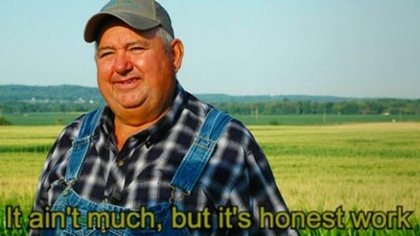
%> input picture lab02/task11_input.jpg, 420 x 236 px, shrunk from 640 x 360 before the run
$ octave main.m   (GNU Octave 9; MATLAB toolbox functions it lacks are replaced by stand-ins)
%> lines starting %> are read from the running program, lines starting %| are printed output that depends on the picture
### lab02/scalPowAlg.m
function [max_X, max_L] = scalPowAlg(A)
    [m, ~] = size(A);

    max_X = rand(m, 1); %initial eigenvector
    prev_max_X = max_X;
    err = 1;            %initial error value

    while err > 0.000001
        % update max value
        max_X = (A*max_X) / norm(A*max_X);

        % compute difference between actual and previous
        err = abs(norm(max_X) - norm(prev_max_X)) / norm(prev_max_X);
        prev_max_X = max_X;
    end

    % compute the largest eigenvalue
    max_L = (max_X'*A*max_X) / (max_X'*max_X);
end

### lab02/invPowAlg.m
function [min_X, min_L] = invPowAlg(A)
    [m, ~] = size(A);

    min_X = rand(m, 1); %initial eigenvector
    prev_min_X = min_X;
    err = 1;            %initial error value
    alpha = 0.1;

    while err > 0.000001
        % update min value
        v = (A-alpha * eye(m)) \ min_X;
        min_X = v / norm(v);

        % compute difference between actual and previous
        err = abs(norm(min_X) - norm(prev_min_X));
        prev_min_X = min_X;
    end

    % compute the lowest eigenvalue
    min_L = (min_X'*A*min_X)/(min_X'*min_X);
end

### lab02/basicIterQR.m
function [X, L] = basicIterQR(A)
    A_init = A;
    [m, ~] = size(A_init); %as we are dealing with square matrices
    Qr = eye(m);    %matrix prepared for the vector of eigenvectors
    for i = 1:1000
        [Q, R] = qr(A); %iterative QR factoization
        A = R * Q;      %computing A matrix for the next iteration
        Qr = Qr * Q;    %computing vector of eigenvectors
    end

    L = zeros(m);
    for i = 1:m         %cleaning up he eigenvalues
        L(i,i) = A(i,i);
    end
    X = Qr;
end

### lab02/shiftIterQR.m
function [X, L] = shiftIterQR(A)
    A_init = A;
    [m, ~] = size(A_init); %as we are dealing with square matrices
    sig = A(m,m);   %initial shift value
    Qr = eye(m);    %matrix prepared for the vector of eigenvectors
    for i = 1:1000
        [Q, R] = qr(A - sig * eye(m));  %iterative QR factoization
        A = R * Q + sig * eye(m);       %computing A matrix for the next iteration
        sig = A(m,m);   %updating shift value
        Qr = Qr * Q;    %computing vector of eigenvectors
    end

    % clean matrix with eigenvalues
    L = zeros(m);
    for i = 1:m
        L(i,i) = A(i,i);
    end
    X = Qr;
end

### lab02/SVDDecomp.m
function [S, U, X] = SVDDecomp(A)
    [m, n] = size(A);
    S = zeros(m, n);        % prepare Sigma for further diagonal infill
    [X, L] = eig(A'*A);     % obtain eigenpairs of A
    L = sort(diag(sqrt(L)), 'descend'); % order values of future S matrix

    % create Sigma
    for i = 1:min(m, n)
        S(i,i) = L(i);
    end

    [Sr, Sc] = size(S);
    tmp = zeros(Sr, Sc);
    for i = 1:min(Sr, Sc)
        tmp(i,i) = 1./S(i,i);
    end
    X = fliplr(X);  % edit V factor to fit
    U = A*X*tmp';   % compute U factor
end

### lab02/main.m
%% Task 1: Compute eigenpairs for the matrices
A1 = [1 0 0; 2 1 0; 0 0 3];
A2 = [0 -2 1; 1 3 -1; 0 0 1];
A3 = [4 1 0; 1 4 1; 0 1 4];
A4 = [1 2 3 4; 5 6 7 8; 9 10 11 12; 13 14 15 16];

x4 = 1;
V = [(-41+9*sqrt(41))/82*x4 3*sqrt(41)/41*x4 (41+3*sqrt(41))/82*x4 x4];
V/norm(V)

[X, L] = eig(A1)
% matrix A4 is singular (det(A4) = 0)
%% Task 2: Compute the smallest and the largest eigenvalue
A = [4 2 0 0; 1 4 1 0; 0 1 4 1; 0 0 2 4];
[max_X, max_L] = scalPowAlg(A)
[min_X, min_L] = invPowAlg(A)

[X, L] = eig(A)
%% Task 3: Solve the differential equation
%% Task 4: Find A^100 by diagonalizing matrix A
A = [4 3; 1 2];
[X, L] = eig(A);

A100 = X*L^(100)*inv(X)
A100simple = A^(100)
%% Task 5: Prove that matrix A isn't diagonalizable
A = [2 1 1; 2 1 -2; -1 0 -2];

[X, L] = eig(A);
A_test = X' * L * X;
% A != A_test thus matrix A isn't diagonalizable
%% Task 6: Compute eigenpairs for matrix A
% matrix must be symmetric!
A = [1 2 3 4; 1 2 2 3; 0 2 3 2; 0 0 3 4];

[ref_X, ref_L] = eig(A);
% basic QR iteration algorithm
[X1, L1] = basicIterQR(A);
% single-shift QR iteration algorithm
[X2, L2] = shiftIterQR(A);
%% Task 7: Draw the Gershgorincs disk, determine eigenvalues for the matrices
A = [-2 -1 0; 2 0 0; 0 0 2];
%A = [5 1 1; 0 6 1; 0 0 -5];
%A = [5.2 0.6 2.2; 0.6 6.4 0.5; 2.2 0.5 4.7];

cols = sum(abs(A));
rows = sum(abs(A), 2);
eig_vals = eig(A);
t = 0:pi / 100:2*pi;

% setup plot
grid on
hold on
axis equal
for i = 1:size(A,1)
    d = A(i,i);
    cols(i) = cols(i) - abs(d);
    rows(i) = rows(i) - abs(d);
    plot(real(eig_vals(i)), imag(eig_vals(i)), 'X', 'DisplayName', [num2str(i), '.eigenvalue']);
    plot(d + rows(i)*cos(t), rows(i)*sin(t), 'LineWidth',1, 'DisplayName', ['Gershgorins disc for ', num2str(i) '. row']);
    plot(d + cols(i)*cos(t), cols(i)*sin(t), 'LineWidth',3, 'DisplayName', ['Gershgorins disc for ', num2str(i) '. col'])
end
legend
%% Task 9: Perform the Schur decomposition to the matrices
A = [1 i; -i 1];
%A = [1 0 1+i; 0 2 0; 1-i 0 0];

[X, L] = eig(A)
[Q, R] = qr(X)              % applying QR factorization
U = inv(Q)*A*Q              % computing U
[U_ref, T_ref] = schur(A)   % comparing the results
%% Task 10: Compute the SVD of the matrices
%A = [1 0; 0 1; 1 0];
%A = [-1 2 2];
A = [2 2 2 2; 17/10 1/10 -17/10 -1/10; 3/5 9/5 -3/5 -9/5];

[S, U, X] = SVDDecomp(A);
A_check = U*S*X';
%% Task 11: Compute the SVD of 640x400 image matrix for various approximations
in_img = imread('task11_input.jpg');
%> in_img is the input picture: size 236x420x3 uint8; mean R, G, B 127, 141.4, 115.5
A = double(im2gray(in_img)) / 255;
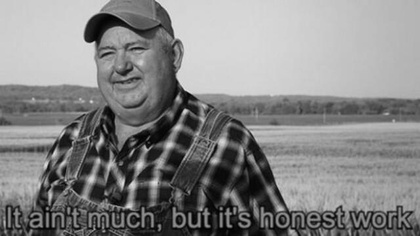
%> A: size 236x420 double; min 0, max 0.894, mean 0.526

[S, U, X] = SVDDecomp(A);
%> after the loop in SVDDecomp (call 2), `for i = 1:min(Sr, Sc)`:
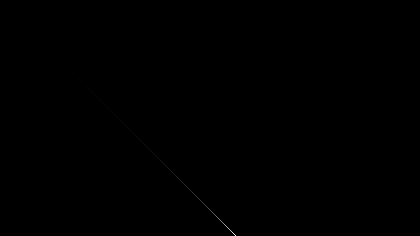
%> tmp: size 236x420 double; min 0, max 92.16, mean 0; drawn with min black and max white
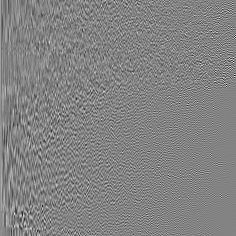
%> U: size 236x236 double; min -0.413, max 0.391, mean 0.000281; drawn with min black and max white
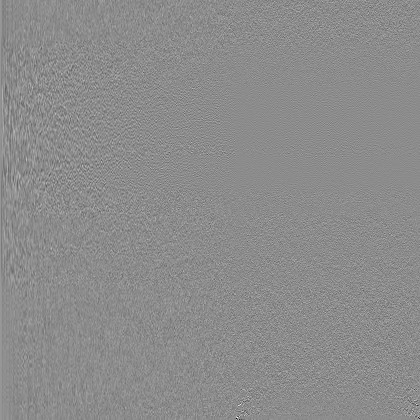
%> X: size 420x420 double; min -0.692, max 0.567, mean 0.000106; drawn with min black and max white
[m, n] = size(A);
%> m = 236; n = 420
S2 = zeros(m, n);
k = 1;
for n = [10 20 40 60] %number of singular values to approximate with
    for i = 1:n
        S2(i, i) = S(i, i);   %creating new sigma matrix
    end
    out_img = U*S2*X';         % approximate image with new sigma
    figure(k);
    imshow(out_img);
    title(['Output for ', num2str(n), ' singular values', ]);
    k = k + 1;
end
%> this loop made 4 passes
%> pass 1, `imshow(out_img);`:
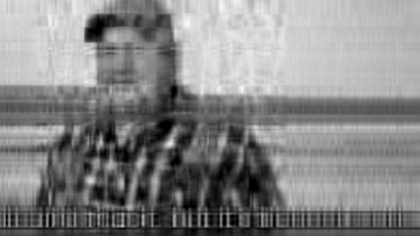
%> displayed picture: size 236x420, on the screen's scale of 0 to 255; min 0, max 248, mean 134.2
%> pass 2, `imshow(out_img);`:
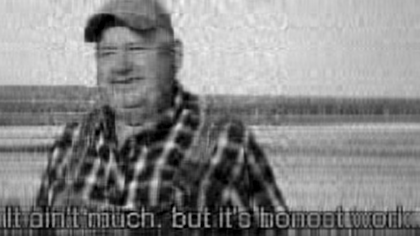
%> displayed picture: size 236x420, on the screen's scale of 0 to 255; min 0, max 247, mean 134.2
%> after the loop, k = 5
%> after the loop:
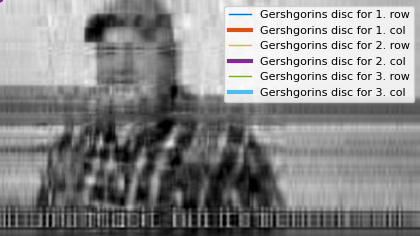
%> figure redrawn from the program's plot data; its title reads 'Output for 10 singular values'
